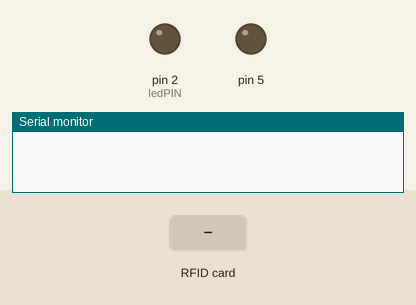
This sketch was run on a simulated Arduino Uno, built with avr-gcc and run on an emulated ATmega328P. Shown: output pins drawn as LEDs (lit = HIGH), the last lines printed to the serial monitor. The test bench sets the inputs (shaded band). Pins used as bus, display or sensor lines are not drawn.

Above: at 1.2 s.
1.3 s: RFID card 49 A8 9C 23 held to the reader
At 2.1 s:
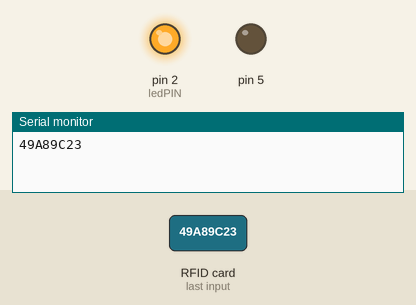
3.8 s: RFID card 5E 7A 19 C4 held to the reader
At 5.3 s:
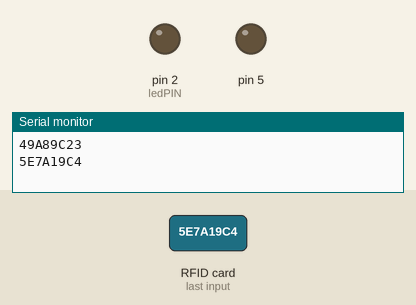
Timing chart, 0 to 6.8 s (numbered marks = the images above; inputs shaded):
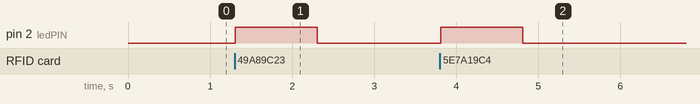

Measured:
- after the input at 1.3 s, pin 2 (ledPIN): LOW → HIGH at once, → LOW 1.0 s later
- after the input at 3.8 s, pin 2 (ledPIN): LOW → HIGH at once, → LOW 1.0 s later

The sketch:

AccesoTarjetas.ino
```cpp
#include "SPI.h"
#include "MFRC522.h"

#define RST_PIN  9 // RES pin
#define SS_PIN  10 // SS pin
const int ledPIN = 2;

byte readCard[4];
String cardID = "49A89C23"; // sustitúyalo por el ID de su etiqueta
String tagID = "";

MFRC522 mfrc522(SS_PIN, RST_PIN);

void setup() {
  Serial.begin(9600);
  SPI.begin();
  mfrc522.PCD_Init();
  //mfrc522.PCD_DumpVersionToSerial();
  pinMode(5, OUTPUT);
  pinMode(ledPIN , OUTPUT);
}

void loop() {

if (! mfrc522.PICC_IsNewCardPresent()) {
    return false;
  }

  if (! mfrc522.PICC_ReadCardSerial()) {
    return false;
  }

  tagID = "";

  for (uint8_t i = 0; i < 4; i++) {
    tagID.concat(String(mfrc522.uid.uidByte[i], HEX));
  }
  tagID.toUpperCase();
  mfrc522.PICC_HaltA();
  Serial.println(tagID);
  digitalWrite(ledPIN , HIGH);
  delay(1000);
  digitalWrite(ledPIN , LOW);
}
```
